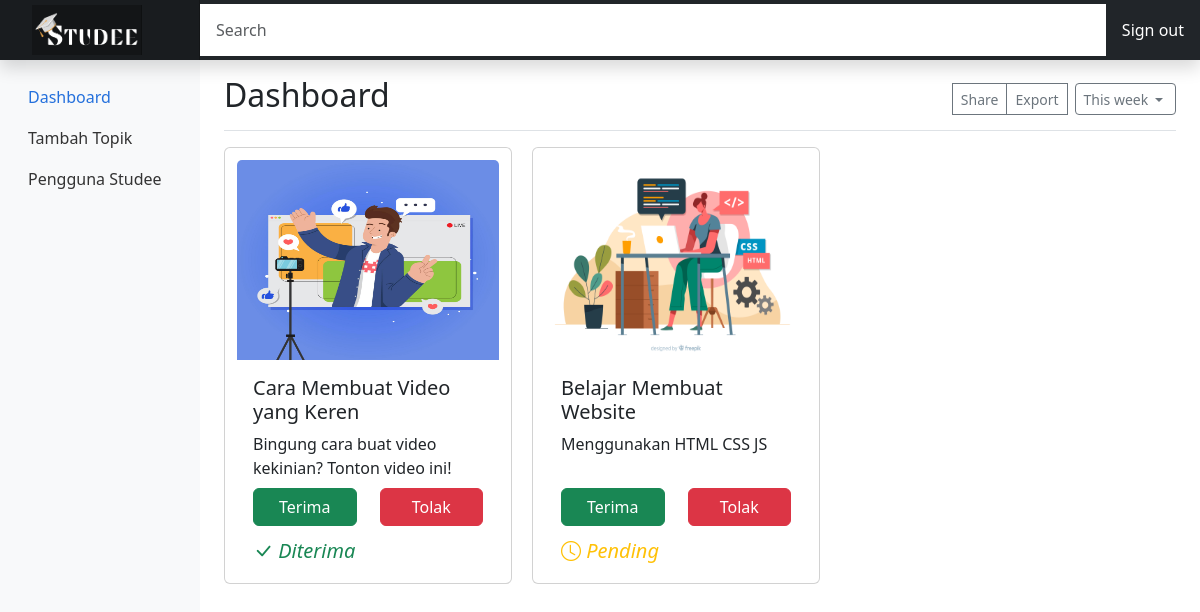
Page /admin_listvideo.php?get_id_user=32 on the committed database.
### tables this page shows
CREATE TABLE `video` (
  `id` int(20) NOT NULL,
  `user_id` int(20) NOT NULL,
  `judul` varchar(100) NOT NULL,
  `deskripsi` varchar(100) NOT NULL,
  `kategori` varchar(100) NOT NULL,
  `thumbnail` varchar(50) NOT NULL,
  `video` varchar(100) NOT NULL,
  `created_date` int(11) NOT NULL DEFAULT current_timestamp(),
  `status` varchar(50) NOT NULL
);

### admin_listvideo.php (the view, shortened to what this page needs)
<?php
require "config.php";
?>
<!DOCTYPE html>
<html lang="en">
<head>
    <link rel="stylesheet" href="https://cdn.jsdelivr.net/npm/bootstrap@5.3.0-alpha2/dist/css/bootstrap.rtl.min.css">
    <link rel="stylesheet" type="text/css" href="dashboard.css">
    <link rel="stylesheet" href="https://cdn.jsdelivr.net/npm/bootstrap-icons@1.10.3/font/bootstrap-icons.css">
    <link href="../bootstrap\css\bootstrap.min.css" rel="stylesheet">
</head>
<body>
    <header class="navbar navbar-dark sticky-top bg-dark flex-md-nowrap p-0 shadow">
    <a class="navbar-brand col-md-3 col-lg-2 me-0 px-3 fs-6" href="admin.php"><img class="navbar-brand studee" src="gambar/Studee1.png" width="110" height="50"></a>
    <input class="form-control form-control-dark w-100 rounded-0 border-0" type="text" placeholder="Search" aria-label="Search">
    <div class="navbar-nav">
        <div class="nav-item text-nowrap">
        <a class="nav-link px-3" style="color:white;" href="logout.php">Sign out</a>
        </div>
    </div>
    </header>
    <div class="container-fluid">
  <div class="row">
    <nav id="sidebarMenu" class="col-md-3 col-lg-2 d-md-block bg-body-tertiary sidebar collapse">
      <div class="position-sticky pt-3 sidebar-sticky">
        <ul class="nav flex-column">
          <li class="nav-item">
            <a class="nav-link active" aria-current="page" href="#">
              Dashboard
            </a>
          </li>
          <li class="nav-item">
            <a class="nav-link" href="tambah_topik.php">
              Tambah Topik
            </a>
          </li>
          <li class="nav-item">
            <a class="nav-link" href="pengguna.php">
              Pengguna Studee
            </a>
          </li>
        </ul>
      </div>
    </nav>
    <main class="col-md-9 ms-sm-auto col-lg-10 px-md-4">
      <div class="d-flex justify-content-between flex-wrap flex-md-nowrap align-items-center pt-3 pb-2 mb-3 border-bottom">
        <h1 class="h2">Dashboard</h1>
        <div class="btn-toolbar mb-2 mb-md-0">
          <div class="btn-group me-2">
            <button type="button" class="btn btn-sm btn-outline-secondary">Share</button>
            <button type="button" class="btn btn-sm btn-outline-secondary">Export</button>
          </div>
          <button type="button" class="btn btn-sm btn-outline-secondary dropdown-toggle">
            This week
          </button>
        </div>
      </div>
      <div id="tab-panel-3" class="tab-panel">
                <div class="container">
                      <div class="row kanan">
                      <?php
                          if(isset($_GET['get_id_user'])){
                            $id_user = $_GET['get_id_user'];
                            $sql = "SELECT * FROM video WHERE user_id = '$id_user'";
                            $stmt = $conn->prepare($sql);
                            $stmt->execute();
                            $result = $stmt->get_result();
                          if(mysqli_num_rows($result) > 0){
                            while($row_video = $result->fetch_assoc()){
                              $video_id = $row_video['id'];
                            ?>
                              <div class="card" style="margin-right:20px; margin-bottom:20px; width:18rem;">
                              <a href="admin_video.php?get_id_video=<?= $video_id; ?>">
                                <img src="media/<?=$row_video['thumbnail']; ?>" class="card-img-top" alt="..." style="margin-top: 12px; height: 200px;">
                              </a>
                              <div class="card-body">
                                <h5 class="card-title tengah"><?=$row_video['judul']; ?></h5>
                                <p class="card-text" style="height: 40px;"><?=$row_video['deskripsi']; ?></p>
                                <div class="d-flex flex-row">
                                    <button class="btn btn-success terima-btn" type="button" data-id="<?= $video_id; ?>" style="width: 45%; margin-right: 23px;">Terima</button>
                                    <button class="btn btn-danger tolak-btn" type="button" data-id="<?= $video_id; ?>" style="width: 45%;">Tolak</button>
                                </div>
                                <p>
                                    <?php if ($row_video['status'] == 'terima'){ ?>
                                    <i class="icon bi bi-check-lg text-success ms-auto align-self-center d-block" style="margin-top: 10px; margin-bottom: -15px; font-size: 20px;"> Diterima</i>
                                    <?php } elseif ($row_video['status'] == 'pending'){ ?>
                                        <i class="icon bi bi-clock text-warning ms-auto align-self-center d-block" style="margin-top: 10px; margin-bottom: -15px; font-size: 20px;">  Pending</i>
                                    <?php } elseif ($row_video['status'] == 'tolak'){ ?>
                                      <i class="icon bi bi-x-lg text-danger ms-auto align-self-center d-block" style="margin-top: 10px; margin-bottom: -15px; font-size: 20px;">  Ditolak</i>
                                    <?php } ?>
                                </p>
                              </div>
                              </div>
                            <?php
                            }
                            }
                            }
                            ?>
                          </div>
                      </div>
                </div>
    </main>
  </div>
</div>
</body>
</html>

### dashboard.css (style rules this page uses)
body { font-size: .875rem; }
.sidebar-sticky { height: calc(100vh - 48px); overflow-x: hidden; overflow-y: auto; }
.sidebar .nav-link { font-weight: 500; color: #333; }
.sidebar .nav-link.active { color: #2470dc; }
.navbar-brand { padding-top: .75rem; padding-bottom: .75rem; background-color: rgba(0, 0, 0, .25); box-shadow: inset -1px 0 0 rgba(0, 0, 0, .25); }
.navbar .form-control { padding: .90rem 1rem; }
.form-control-dark { color: #fff; background-color: rgba(255, 255, 255, .1); border-color: rgba(255, 255, 255, .1); }

### admin_listvideo.php (style rules this page uses)
.bi { vertical-align: -.125em; fill: currentColor; }
.icon { display: inline-block; vertical-align: middle; margin-right: 5px; }

### rows in the picture
video: thumbnail (picture), judul "Cara Membuat Video yang Keren", deskripsi "Bingung cara buat video kekinian? Tonton video ini!", status "Diterima"
video: thumbnail (picture), judul "Belajar Membuat Website", deskripsi "Menggunakan HTML CSS JS", status "Pending"
